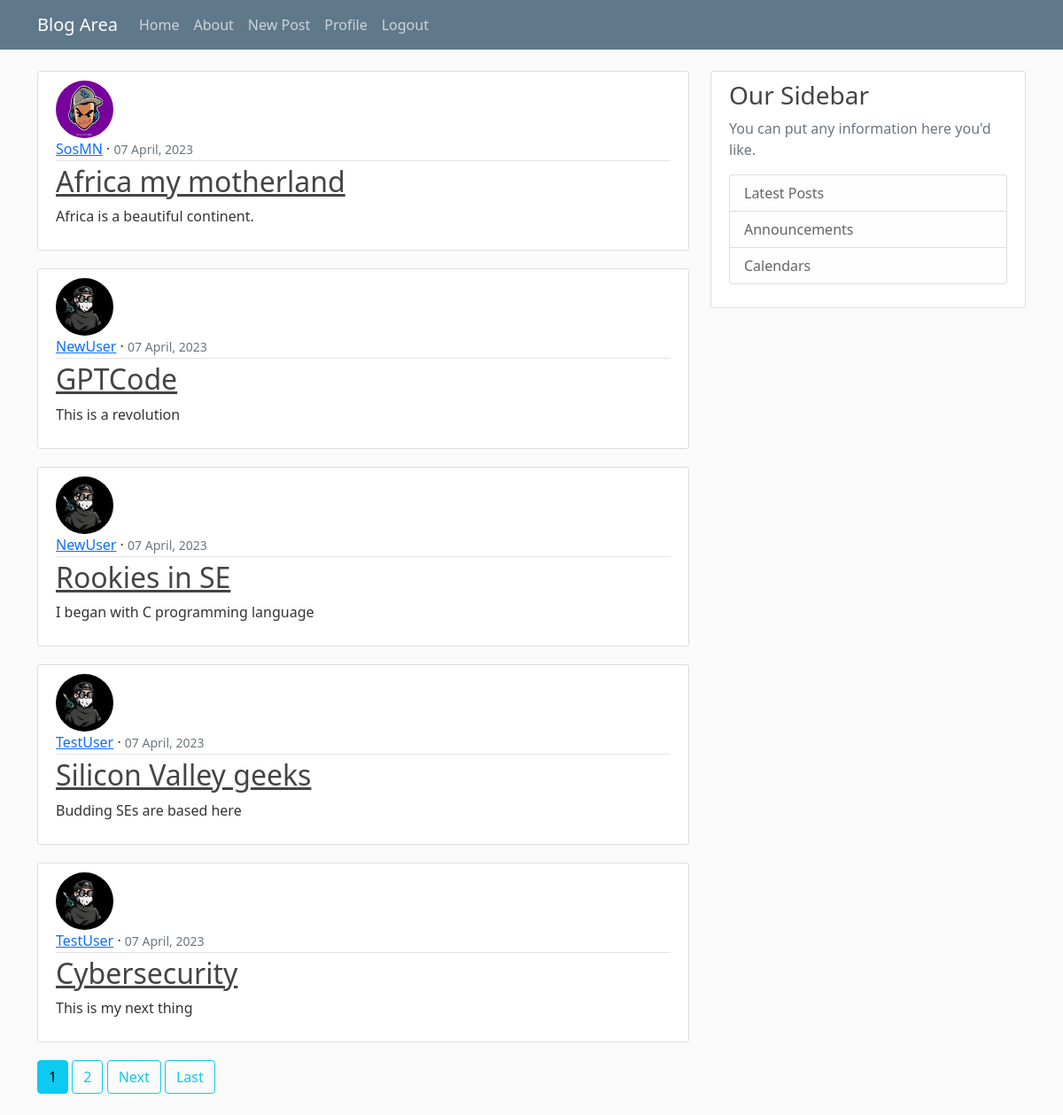
Screenshot of / (signed in) with the database file from the repository.
### blog/models.py (models this page shows, shortened)
class Post(models.Model):
    title = models.CharField(max_length=80)
    content = models.TextField()
    date_posted = models.DateTimeField(default=timezone.now)
    author = models.ForeignKey(User, on_delete=models.CASCADE)

### users/models.py (models this page shows, shortened)
class Profile(models.Model):
    user = models.OneToOneField(User, on_delete=models.CASCADE)
    image = models.ImageField(default='default.jpg', upload_to='profile_pics')

### blog/views.py (the view)
# urls.py: path('', PostListView.as_view(), name='blog-home'),
class PostListView(ListView):
    model = Post
    template_name = 'home.html'     #<app>/<model>_<viewtype>.html
    context_object_name = 'posts'
    ordering = ['-date_posted']
    paginate_by = 5

### blog/templates/home.html (shortened to what this page needs)
{% extends "base.html" %}
{% block content %}
    {% for post in posts %}
        <article class="media content-section">
            <img class="rounded-circle article-img" src="{{ post.author.profile.image.url }}">
            <div class="media-body">
                <div class="article-metadata">
                    <a class="mr-2" href="{% url 'user-posts' post.author.username %}">{{ post.author }}</a> &middot;
                    <small class="text-muted">{{ post.date_posted|date:"d F, Y" }}</small>
                </div>
                <h2><a class="article-title" href="{%url 'post-detail' post.id  %}">{{ post.title }}</a></h2>
                <p class="article-content">{{ post.content }}</p>
            </div>
        </article>
    {% endfor %}
    {% if is_paginated %}
        {% for num in page_obj.paginator.page_range %}
            {% if page_obj.number == num %}
                <a class="btn btn-info mb-4" href="?page={{ num }}">{{ num }}</a>
            {% elif num > page_obj.number|add:'-3' and num < page_obj.number|add:'3' %}
                <a class="btn btn-outline-info mb-4" href="?page={{ num }}">{{ num }}</a>
            {% endif %}
        {% endfor %}
        {% if page_obj.has_next %}
            <a class="btn btn-outline-info mb-4" href="?page={{ page_obj.next_page_number }}">Next</a>
            <a class="btn btn-outline-info mb-4" href="?page={{ page_obj.paginator.num_pages }}">Last</a>
        {% endif %}
    {% endif %}
{% endblock content%}

### blog/static/blog/main.css (style rules this page uses)
body { background: #fafafa; color: #333333; margin-top: 5rem; }
h1, h2, h3, h4, h5, h6 { color: #444444; }
.content-section { background: #ffffff; padding: 10px 20px; border: 1px solid #dddddd; border-radius: 3px; margin-bottom: 20px; }
.article-title { color: #444444; }
.article-content { white-space: pre-line; }
.article-img { height: 65px; width: 65px; margin-right: 16px; }
.article-metadata { padding-bottom: 1px; margin-bottom: 4px; border-bottom: 1px solid #e3e3e3 }

### rows the page displays
Post: author.profile.image (picture), author "SosMN", date_posted "07 April, 2023", title "Africa my motherland", content "Africa is a beautiful continent."
Post: author.profile.image (picture), author "NewUser", date_posted "07 April, 2023", title "GPTCode", content "This is a revolution"
Post: author.profile.image (picture), author "NewUser", date_posted "07 April, 2023", title "Rookies in SE", content "I began with C programming language"
Post: author.profile.image (placeholder picture), author "TestUser", date_posted "07 April, 2023", title "Silicon Valley geeks", content "Budding SEs are based here"
Post: author.profile.image (placeholder picture), author "TestUser", date_posted "07 April, 2023", title "Cybersecurity", content "This is my next thing"

### other values shown
{{ num }} "1"
{{ num }} "2"
